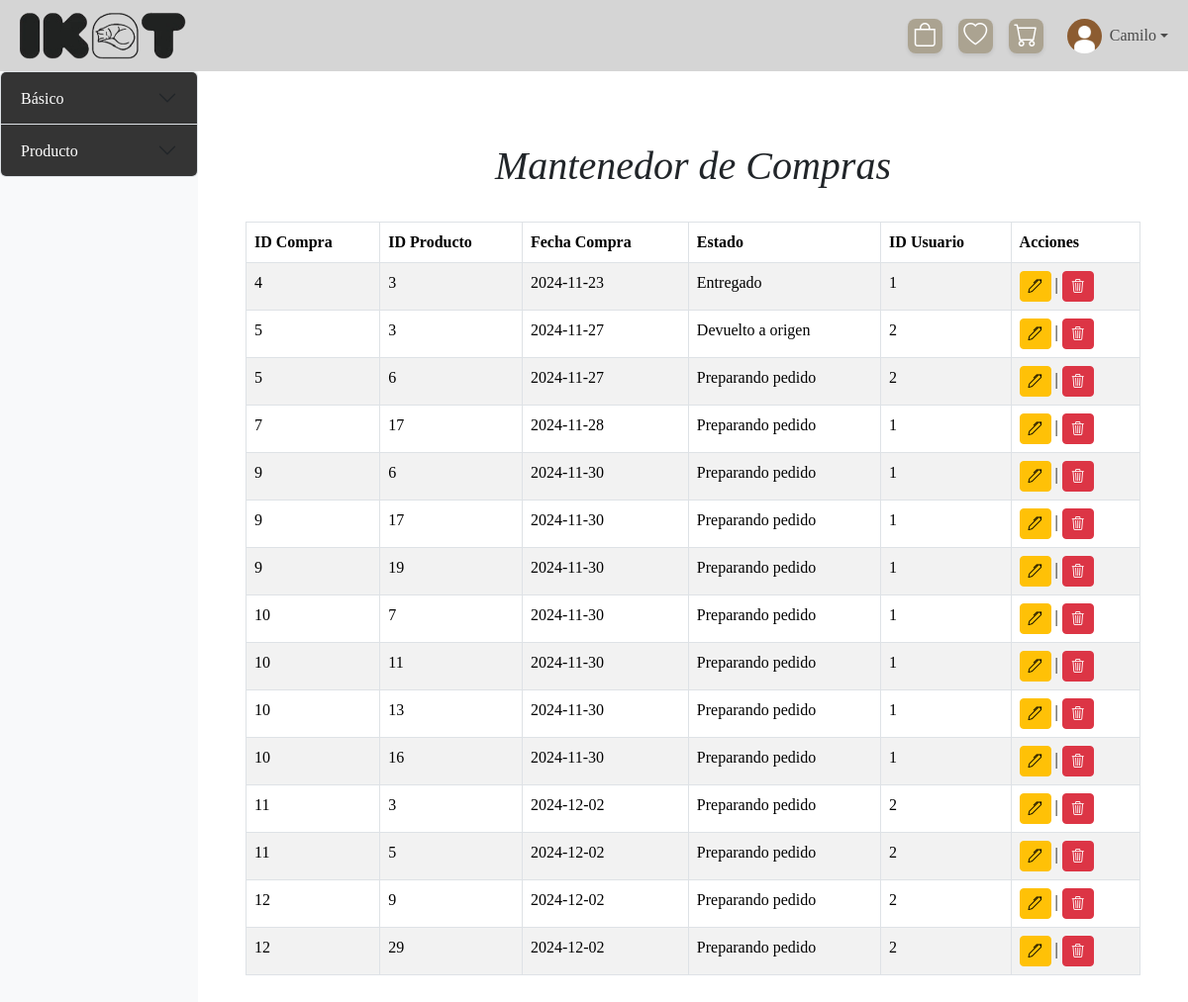
/mantenedores/Mantenedor_compra/mostrar_compra.php (signed in), run on the app's committed database.
### tables this page shows
CREATE TABLE `compra_producto` (
  `id_compra` int(100) NOT NULL,
  `id_producto` int(10) NOT NULL,
  `cantidad` int(11) NOT NULL,
  `tipo_estado` enum('Preparando pedido','En reparto','Entregado','Intento de entrega fallido','Devuelto a origen') NOT NULL
);

CREATE TABLE `compra` (
  `id_compra` int(100) NOT NULL,
  `fecha_compra` date NOT NULL,
  `total_compra` int(11) NOT NULL,
  `puntos_ganados` int(11) NOT NULL,
  `direccion_pedido` varchar(255) NOT NULL,
  `id_metodo` int(10) DEFAULT NULL,
  `id_usuario` int(100) NOT NULL
);

### mantenedores/Mantenedor_compra/mostrar_compra.php (the view, shortened to what this page needs)
<?php
include '../../config/conexion.php';
?>
<!DOCTYPE html>
<html lang="es">
<head>
    <link href="https://cdn.jsdelivr.net/npm/bootstrap@5.3.3/dist/css/bootstrap.min.css" rel="stylesheet">
    <link rel="stylesheet" href="https://cdn.jsdelivr.net/npm/bootstrap-icons@1.11.3/font/bootstrap-icons.min.css">
    <link rel="stylesheet" href="..\..\assets\css\styles.css">
</head>
<body>
    <?php include $_SERVER['DOCUMENT_ROOT'] . '/xampp/TIS-1/IKAT/templates/header.php';?>
    <div class="d-flex">
        <?php include '../sidebar-mantenedores.php';?>
        <div class="content-area flex-grow-1 p-5 col-4 col-md-10">
            <h1 class="text-center p-4">Mantenedor de Compras</h1>
            <div class="table-responsive">
                <?php
                $sql = "SELECT * FROM compra JOIN compra_producto USING(id_compra)";
                $result = $conn->query($sql);
                if ($result->num_rows > 0) {
                    echo "<table class='table table-bordered table-striped'>
                            <thead class='thead-dark'>
                                <tr>
                                    <th>ID Compra</th>
                                    <th>ID Producto</th>
                                    <th>Fecha Compra</th>
                                    <th>Estado</th>
                                    <th>ID Usuario</th>
                                    <th>Acciones</th>
                                </tr>
                            </thead>
                            <tbody>";
                    while ($row = $result->fetch_assoc()) {
                        echo "<tr>
                                <td>" . $row["id_compra"] . "</td>
                                <td>" . $row["id_producto"] . "</td>
                                <td>" . $row["fecha_compra"] . "</td>
                                <td>" . $row["tipo_estado"] . "</td>
                                <td>" . $row["id_usuario"] . "</td>
                                <td>
                                    <a class='btn btn-warning btn-sm' data-bs-toggle='modal' data-bs-target='#editarCompraModal" . $row["id_compra"] . "_" . $row["id_producto"] . "'><i class='bi bi-pen'></i></a> |
                                    <a href='borrar_compra.php?id=" . $row["id_compra"] . "' class='btn btn-danger btn-sm'><i class='bi bi-trash3'></i></a>
                                </td>
                              </tr>";
                    }
                    echo "</tbody></table>";
                } else {
                    echo "<p class='text-center'>No hay compras registradas.</p>";
                }
                ?>
            </div>
        </div>
    </div>
</body>
</html>

### assets/css/styles.css (style rules this page uses)
body { font-family: "Newsreader", serif !important; }
h1, h2, h3 { font-family: "Newsreader", serif !important; font-style: italic; }

### mantenedores/sidebar-mantenedores.php (style rules this page uses)
html, body { min-width: 450px; overflow-x: hidden; }

### data on the page
compra_producto: id_compra.id_compra "4", id_producto "3", id_compra.fecha_compra "2024-11-23", tipo_estado "Entregado", id_compra.id_usuario "1"
compra_producto: id_compra.id_compra "5", id_producto "3", id_compra.fecha_compra "2024-11-27", tipo_estado "Devuelto a origen", id_compra.id_usuario "2"
compra_producto: id_compra.id_compra "5", id_producto "6", id_compra.fecha_compra "2024-11-27", tipo_estado "Preparando pedido", id_compra.id_usuario "2"
compra_producto: id_compra.id_compra "7", id_producto "17", id_compra.fecha_compra "2024-11-28", tipo_estado "Preparando pedido", id_compra.id_usuario "1"
compra_producto: id_compra.id_compra "9", id_producto "6", id_compra.fecha_compra "2024-11-30", tipo_estado "Preparando pedido", id_compra.id_usuario "1"
compra_producto: id_compra.id_compra "9", id_producto "17", id_compra.fecha_compra "2024-11-30", tipo_estado "Preparando pedido", id_compra.id_usuario "1"
compra_producto: id_compra.id_compra "9", id_producto "19", id_compra.fecha_compra "2024-11-30", tipo_estado "Preparando pedido", id_compra.id_usuario "1"
compra_producto: id_compra.id_compra "10", id_producto "7", id_compra.fecha_compra "2024-11-30", tipo_estado "Preparando pedido", id_compra.id_usuario "1"
compra_producto: id_compra.id_compra "10", id_producto "11", id_compra.fecha_compra "2024-11-30", tipo_estado "Preparando pedido", id_compra.id_usuario "1"
compra_producto: id_compra.id_compra "10", id_producto "13", id_compra.fecha_compra "2024-11-30", tipo_estado "Preparando pedido", id_compra.id_usuario "1"
compra_producto: id_compra.id_compra "10", id_producto "16", id_compra.fecha_compra "2024-11-30", tipo_estado "Preparando pedido", id_compra.id_usuario "1"
compra_producto: id_compra.id_compra "11", id_producto "3", id_compra.fecha_compra "2024-12-02", tipo_estado "Preparando pedido", id_compra.id_usuario "2"
compra_producto: id_compra.id_compra "11", id_producto "5", id_compra.fecha_compra "2024-12-02", tipo_estado "Preparando pedido", id_compra.id_usuario "2"
compra_producto: id_compra.id_compra "12", id_producto "9", id_compra.fecha_compra "2024-12-02", tipo_estado "Preparando pedido", id_compra.id_usuario "2"
compra_producto: id_compra.id_compra "12", id_producto "29", id_compra.fecha_compra "2024-12-02", tipo_estado "Preparando pedido", id_compra.id_usuario "2"

### other printed values
$_SESSION['nombre_usuario'] "Camilo"
